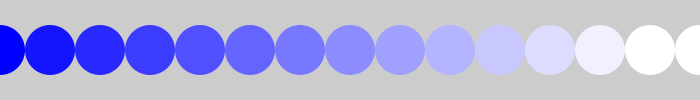
Frame 1 (no input)
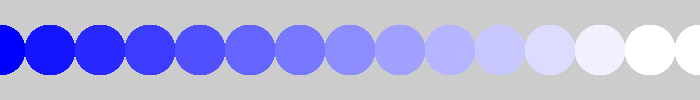
Frame 60 (the mouse pressed at the canvas centre just before this capture)
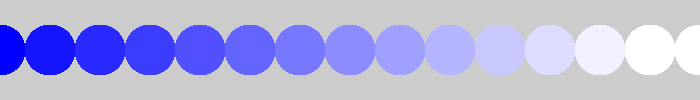
Frame 120 (the mouse held since frame 60 and released just before this capture)

The Processing sketch that drew these frames (run headless with seeded random() and noise(); from frame 60 on, the mouse is pressed at the canvas centre):

// Processing sketch: Iteration
// ── Iteration.pde
// loops

void setup() {
  size(700,100);
  noStroke();
}

void draw() {
   for (int i=0; i<15; i=i+1) {
     fill(i*20,i*20,255);
     ellipse(i*50,50,50,50);
   }
}
